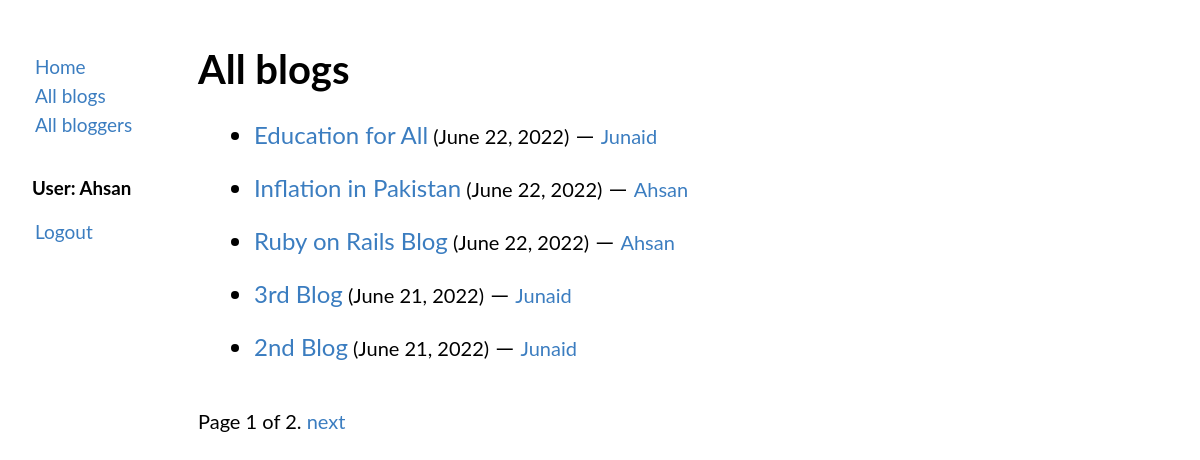
The page /blog/blogs (signed in) on the database its author committed.
### blog/models.py (models this page shows, shortened)
class Blog(models.Model):
    author = models.ForeignKey(BlogAuthor, on_delete=models.CASCADE, related_name='blogs')
    blog_name = models.CharField(max_length=200)
    blog_desc = models.TextField()
    post_date = models.DateTimeField(auto_now_add=True)
    class Meta:
        ordering = ['-post_date']

class BlogAuthor(models.Model):
    user = models.OneToOneField(User, on_delete=models.CASCADE, primary_key=True)
    author_name = models.CharField(max_length=200)
    author_bio = models.TextField()
    def __str__(self):
        return self.author_name

### blog/views.py (the view)
# urls.py: path('blog/blogs', views.BlogsView.as_view(), name='blogs'),
class BlogsView(generic.ListView):
    model = Blog
    template_name = 'blog/blogs.html'
    context_object_name = 'blogs_list'
    paginate_by = 5

### blog/templates/blog/blogs.html (shortened to what this page needs)
{% extends "blog/base.html" %}
{% block content %}
<h1>All blogs</h1>
{% if blogs_list %}
    <ul>
    {% for blogs in blogs_list %}
        <li style="font-size: 1.5rem"><p><a href="{% url 'blog:blogsdetails' blogs.id%}">{{ blogs.blog_name }}</a><small> ({{ blogs.post_date | date }})</small> &#8212; <small><a href="{% url 'blog:bloggersdetails' blogs.author_id %}"> {{ blogs.author }}</a></small></p></li>
    {% endfor %}
    </ul>
    <br>
    <div class="pagination">
    <span class="step-links">
        <span class="current">
            Page {{ page_obj.number }} of {{ page_obj.paginator.num_pages }}.
        </span>
        {% if page_obj.has_next %}
            <a href="?page={{ page_obj.next_page_number }}">next</a>
        {% endif %}
    </span>
</div>
{% else %}
    <p>No blogs are available.</p>
{% endif %}
{% endblock content %}

### blog/templates/blog/base.html (shortened to what this page needs)
<!DOCTYPE html>
<html lang="en">
<head>
</head>
<body>
<div class="sidenav">
<ul class="nb">
    <li><a href="{% url 'blog:index' %}">Home</a></li>
    <li><a href="{% url 'blog:blogs' %}">All blogs</a></li>
    <li><a href="{% url 'blog:bloggers' %}">All bloggers</a></li><br>
    {% if user.is_authenticated %}
        <h3>User: {{ user }}</h3>
    <li><a href="{% url 'logout'%}?next={{ request.path }}">Logout</a></li>
    {% else %}
   <li><a href="{% url 'login'%}?next={{ request.path }}">Login</a></li>
    {% endif %}
</ul>
</div>
<div class="main">
  {% block content %}{% endblock content %}
</div>
</body>
</html>

### rows shown on the page
Blog: blog_name "Education for All", post_date "June 22, 2022", author "Junaid"
Blog: blog_name "Inflation in Pakistan", post_date "June 22, 2022", author "Ahsan"
Blog: blog_name "Ruby on Rails Blog", post_date "June 22, 2022", author "Ahsan"
Blog: blog_name "3rd Blog", post_date "June 21, 2022", author "Junaid"
Blog: blog_name "2nd Blog", post_date "June 21, 2022", author "Junaid"

### other values the page prints
{{ user }} "Ahsan"
{{ page_obj.number }} "1"
{{ page_obj.paginator.num_pages }} "2"
